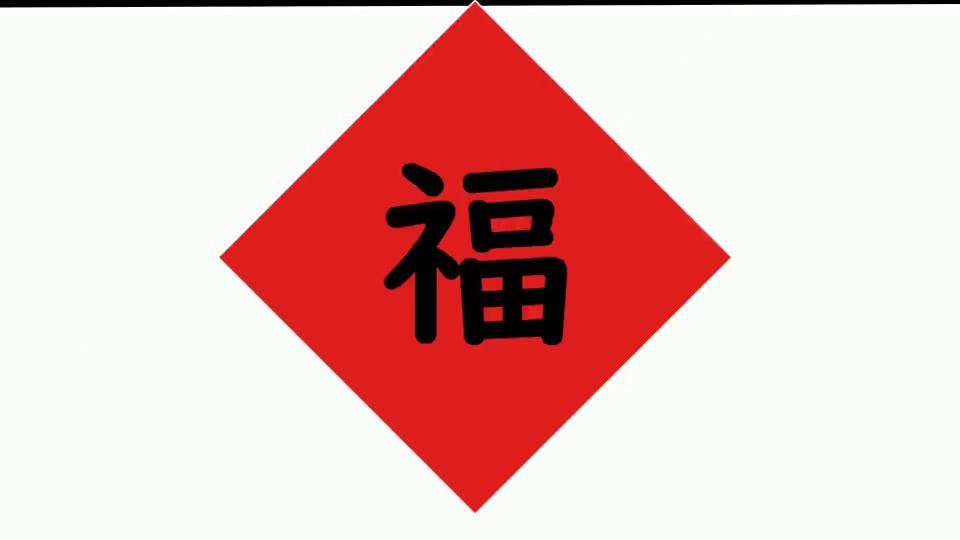
#> input picture draw/pic/101.jpg, 1920 x 1080 px, given in place of 1.jpg, which was not available (shown at 1/2 size)
$ python pictochar.py
#> lines starting #> are read from the running program, lines starting #| are printed output that depends on the picture
from PIL import Image

ascii_char = list(
    "$@B%8&WM#*oahkbdpqwmZO0QLCJUYXzcvunxrjft/\|()1{}[]?-_+~<>i!lI;:,\"^`'. ")
# ascii_char = list(
#     "$$$$$$$$$$$$$$$$$$$$$$$$$$$$$$$$$$$$$$$$$$$$$$$$$$                    ")

WIDTH = 96
HEIGHT = 64


def get_char(r, g, b, alpha=256):
    if alpha == 0:
        return ' '
    length = len(ascii_char)
    gray = int(0.2126 * r + 0.7152 * g + 0.0722 * b)
    unit = (256.0 + 1) / length
    return ascii_char[int(gray / unit)]


if __name__ == '__main__':
    for q in range(1, 1801):
        num = str(q)
        img = './pic/'+num+'.jpg'
        im = Image.open(img)
#> im is the input picture: PIL image 1920x1080 RGB; mean R, G, B 233.1, 193, 190.7
        im = im.resize((WIDTH, HEIGHT), Image.NEAREST)
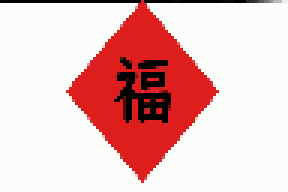
#> im: PIL image 96x64 RGB (shown 3 times larger); mean R, G, B 232, 192, 189.7
        txt = ""
        for i in range(HEIGHT):
            for j in range(WIDTH):
                txt += get_char(*im.getpixel((j, i)))
            txt += '\n'
        with open("./txt/"+num+".txt", 'w') as f:
            f.write(txt)
        print(q)
#> pass 2 of the loop `for q in range(1, 1801):`:
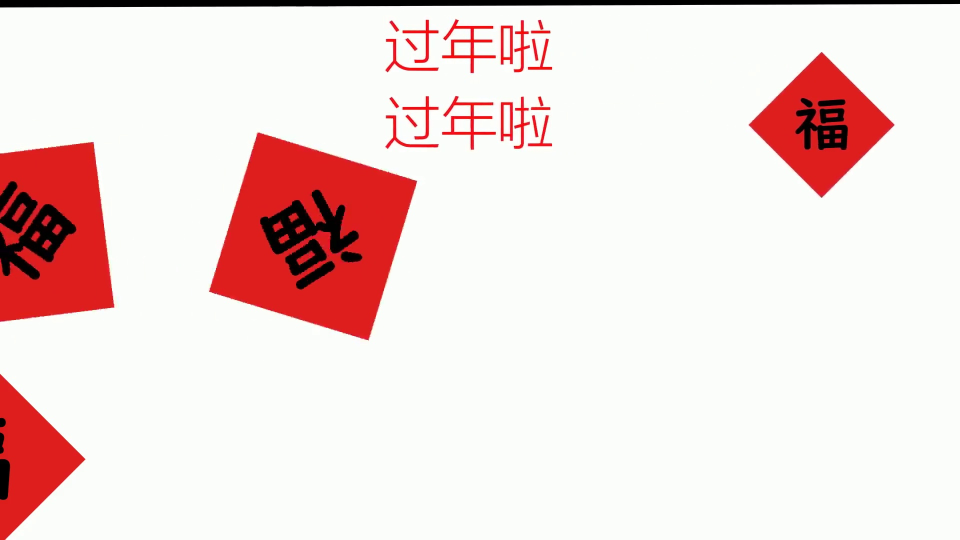
#> input picture draw/pic/1026.jpg, 1920 x 1080 px, given in place of 2.jpg, which was not available (shown at 1/2 size)
#> im is the input picture: PIL image 1920x1080 RGB; mean R, G, B 240.7, 220.8, 218.3
#> `im = im.resize((WIDTH, HEIGHT), Image.NEAREST)`:
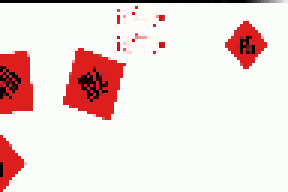
#> im: PIL image 96x64 RGB (shown 3 times larger); mean R, G, B 240, 220.6, 218
#> (the run stopped early here; a loop or call above may not have finished)
